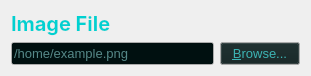
    <widget class="QWidget" name="layoutWidget_3">
     <property name="geometry">
      <rect>
       <x>350</x>
       <y>130</y>
       <width>311</width>
       <height>60</height>
      </rect>
     </property>
     <layout class="QGridLayout" name="fileLayout">
      <item row="0" column="0">
       <widget class="QLabel" name="fileLabel">
        <property name="palette">
         <palette>
          <active>
           <colorrole role="WindowText">
            <brush brushstyle="SolidPattern">
             <color alpha="255">
              <red>0</red>
              <green>209</green>
              <blue>209</blue>
             </color>
            </brush>
           </colorrole>
           <colorrole role="Text">
            <brush brushstyle="SolidPattern">
             <color alpha="255">
              <red>0</red>
              <green>225</green>
              <blue>225</blue>
             </color>
            </brush>
           </colorrole>
           <colorrole role="PlaceholderText">
            <brush brushstyle="SolidPattern">
             <color alpha="128">
              <red>0</red>
              <green>225</green>
              <blue>225</blue>
             </color>
            </brush>
           </colorrole>
          </active>
          <inactive>
           <colorrole role="WindowText">
            <brush brushstyle="SolidPattern">
             <color alpha="255">
              <red>0</red>
              <green>209</green>
              <blue>209</blue>
             </color>
            </brush>
           </colorrole>
           <colorrole role="Text">
            <brush brushstyle="SolidPattern">
             <color alpha="255">
              <red>0</red>
              <green>225</green>
              <blue>225</blue>
             </color>
            </brush>
           </colorrole>
           <colorrole role="PlaceholderText">
            <brush brushstyle="SolidPattern">
             <color alpha="128">
              <red>0</red>
              <green>225</green>
              <blue>225</blue>
             </color>
            </brush>
           </colorrole>
          </inactive>
          <disabled>
           <colorrole role="WindowText">
            <brush brushstyle="SolidPattern">
             <color alpha="255">
              <red>60</red>
              <green>68</green>
              <blue>102</blue>
             </color>
            </brush>
           </colorrole>
           <colorrole role="Text">
            <brush brushstyle="SolidPattern">
             <color alpha="255">
              <red>60</red>
              <green>68</green>
              <blue>102</blue>
             </color>
            </brush>
           </colorrole>
           <colorrole role="PlaceholderText">
            <brush brushstyle="SolidPattern">
             <color alpha="128">
              <red>211</red>
              <green>218</green>
              <blue>227</blue>
             </color>
            </brush>
           </colorrole>
          </disabled>
         </palette>
        </property>
        <property name="font">
         <font>
          <family>Inter</family>
          <pointsize>15</pointsize>
          <weight>75</weight>
          <bold>true</bold>
         </font>
        </property>
        <property name="text">
         <string>Image File</string>
        </property>
       </widget>
      </item>
      <item row="1" column="0">
       <widget class="QLineEdit" name="imagePathLine">
        <property name="palette">
         <palette>
          <active>
           <colorrole role="WindowText">
            <brush brushstyle="SolidPattern">
             <color alpha="255">
              <red>0</red>
              <green>255</green>
              <blue>255</blue>
             </color>
            </brush>
           </colorrole>
           <colorrole role="Text">
            <brush brushstyle="SolidPattern">
             <color alpha="255">
              <red>170</red>
              <green>255</green>
              <blue>255</blue>
             </color>
            </brush>
           </colorrole>
           <colorrole role="BrightText">
            <brush brushstyle="SolidPattern">
             <color alpha="255">
              <red>170</red>
              <green>255</green>
              <blue>255</blue>
             </color>
            </brush>
           </colorrole>
           <colorrole role="ButtonText">
            <brush brushstyle="SolidPattern">
             <color alpha="255">
              <red>170</red>
              <green>255</green>
              <blue>255</blue>
             </color>
            </brush>
           </colorrole>
           <colorrole role="Base">
            <brush brushstyle="SolidPattern">
             <color alpha="255">
              <red>0</red>
              <green>16</green>
              <blue>16</blue>
             </color>
            </brush>
           </colorrole>
           <colorrole role="ToolTipText">
            <brush brushstyle="SolidPattern">
             <color alpha="255">
              <red>170</red>
              <green>255</green>
              <blue>255</blue>
             </color>
            </brush>
           </colorrole>
           <colorrole role="PlaceholderText">
            <brush brushstyle="SolidPattern">
             <color alpha="128">
              <red>170</red>
              <green>255</green>
              <blue>255</blue>
             </color>
            </brush>
           </colorrole>
          </active>
          <inactive>
           <colorrole role="WindowText">
            <brush brushstyle="SolidPattern">
             <color alpha="255">
              <red>0</red>
              <green>255</green>
              <blue>255</blue>
             </color>
            </brush>
           </colorrole>
           <colorrole role="Text">
            <brush brushstyle="SolidPattern">
             <color alpha="255">
              <red>170</red>
              <green>255</green>
              <blue>255</blue>
             </color>
            </brush>
           </colorrole>
           <colorrole role="BrightText">
            <brush brushstyle="SolidPattern">
             <color alpha="255">
              <red>170</red>
              <green>255</green>
              <blue>255</blue>
             </color>
            </brush>
           </colorrole>
           <colorrole role="ButtonText">
            <brush brushstyle="SolidPattern">
             <color alpha="255">
              <red>170</red>
              <green>255</green>
              <blue>255</blue>
             </color>
            </brush>
           </colorrole>
           <colorrole role="Base">
            <brush brushstyle="SolidPattern">
             <color alpha="255">
              <red>0</red>
              <green>16</green>
              <blue>16</blue>
             </color>
            </brush>
           </colorrole>
           <colorrole role="ToolTipText">
            <brush brushstyle="SolidPattern">
             <color alpha="255">
              <red>170</red>
              <green>255</green>
              <blue>255</blue>
             </color>
            </brush>
           </colorrole>
           <colorrole role="PlaceholderText">
            <brush brushstyle="SolidPattern">
             <color alpha="128">
              <red>170</red>
              <green>255</green>
              <blue>255</blue>
             </color>
            </brush>
           </colorrole>
          </inactive>
          <disabled>
           <colorrole role="WindowText">
            <brush brushstyle="SolidPattern">
             <color alpha="255">
              <red>123</red>
              <green>123</green>
              <blue>123</blue>
             </color>
            </brush>
           </colorrole>
           <colorrole role="Text">
            <brush brushstyle="SolidPattern">
             <color alpha="255">
              <red>119</red>
              <green>119</green>
              <blue>119</blue>
             </color>
            </brush>
           </colorrole>
           <colorrole role="BrightText">
            <brush brushstyle="SolidPattern">
             <color alpha="255">
              <red>170</red>
              <green>255</green>
              <blue>255</blue>
             </color>
            </brush>
           </colorrole>
           <colorrole role="ButtonText">
            <brush brushstyle="SolidPattern">
             <color alpha="255">
              <red>119</red>
              <green>119</green>
              <blue>119</blue>
             </color>
            </brush>
           </colorrole>
           <colorrole role="Base">
            <brush brushstyle="SolidPattern">
             <color alpha="255">
              <red>247</red>
              <green>247</green>
              <blue>247</blue>
             </color>
            </brush>
           </colorrole>
           <colorrole role="ToolTipText">
            <brush brushstyle="SolidPattern">
             <color alpha="255">
              <red>170</red>
              <green>255</green>
              <blue>255</blue>
             </color>
            </brush>
           </colorrole>
           <colorrole role="PlaceholderText">
            <brush brushstyle="SolidPattern">
             <color alpha="128">
              <red>170</red>
              <green>255</green>
              <blue>255</blue>
             </color>
            </brush>
           </colorrole>
          </disabled>
         </palette>
        </property>
        <property name="font">
         <font>
          <pointsize>10</pointsize>
         </font>
        </property>
        <property name="focusPolicy">
         <enum>Qt::ClickFocus</enum>
        </property>
        <property name="text">
         <string/>
        </property>
        <property name="frame">
         <bool>true</bool>
        </property>
        <property name="readOnly">
         <bool>true</bool>
        </property>
        <property name="placeholderText">
         <string>/home/example.png</string>
        </property>
       </widget>
      </item>
      <item row="1" column="1">
       <widget class="QPushButton" name="browseButton">
        <property name="palette">
         <palette>
          <active>
           <colorrole role="Button">
            <brush brushstyle="SolidPattern">
             <color alpha="255">
              <red>18</red>
              <green>34</green>
              <blue>34</blue>
             </color>
            </brush>
           </colorrole>
           <colorrole role="ButtonText">
            <brush brushstyle="SolidPattern">
             <color alpha="255">
              <red>60</red>
              <green>180</green>
              <blue>180</blue>
             </color>
            </brush>
           </colorrole>
          </active>
          <inactive>
           <colorrole role="Button">
            <brush brushstyle="SolidPattern">
             <color alpha="255">
              <red>18</red>
              <green>34</green>
              <blue>34</blue>
             </color>
            </brush>
           </colorrole>
           <colorrole role="ButtonText">
            <brush brushstyle="SolidPattern">
             <color alpha="255">
              <red>60</red>
              <green>180</green>
              <blue>180</blue>
             </color>
            </brush>
           </colorrole>
          </inactive>
          <disabled>
           <colorrole role="Button">
            <brush brushstyle="SolidPattern">
             <color alpha="255">
              <red>18</red>
              <green>34</green>
              <blue>34</blue>
             </color>
            </brush>
           </colorrole>
           <colorrole role="ButtonText">
            <brush brushstyle="SolidPattern">
             <color alpha="255">
              <red>119</red>
              <green>119</green>
              <blue>119</blue>
             </color>
            </brush>
           </colorrole>
          </disabled>
         </palette>
        </property>
        <property name="font">
         <font>
          <pointsize>10</pointsize>
         </font>
        </property>
        <property name="text">
         <string>&amp;Browse...</string>
        </property>
        <property name="default">
         <bool>false</bool>
        </property>
       </widget>
      </item>
     </layout>
    </widget>
